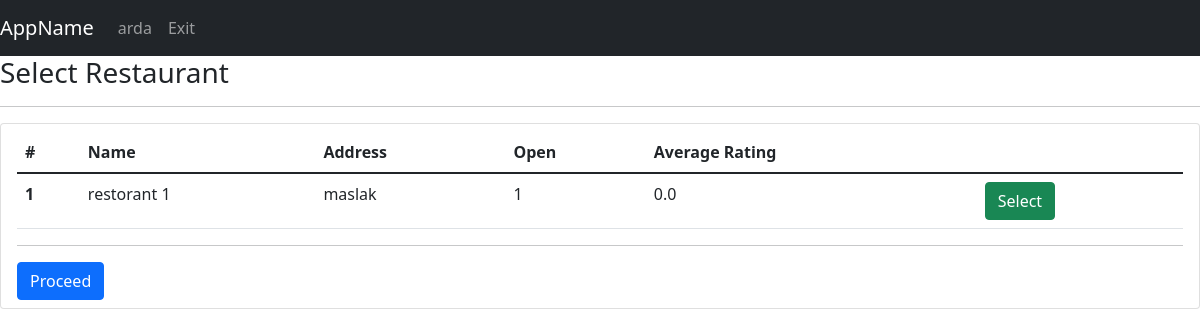
The app's page /selectRestaurant (signed in), older data.
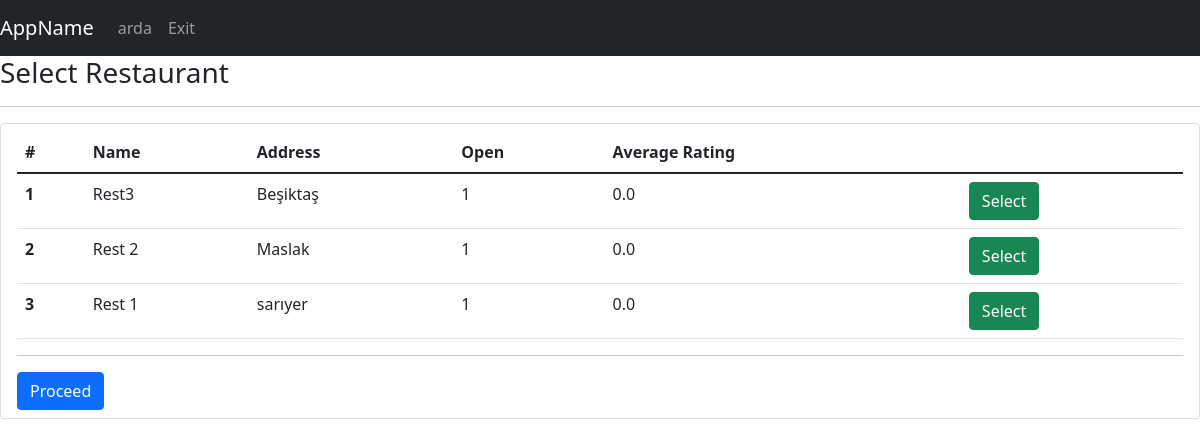
The same page, newer data.
### tables this page shows
CREATE TABLE restaurant(id int PRIMARY KEY,restaurantName varchar(30),address varchar(250),lat Text,lng Text,isOpen binary,averageRating real);

### app.py (the view)
@app.route("/selectRestaurant", methods=["GET", "POST"])
def selectRestaurant():
    data = {}
    query = getAllDbData(toGet=["restaurant"])
    data = query
    return render_template('user/selectRestaurant.html', title='Restaurants', username=session["username"], data=data)

### app.py (called while the page is built)
def getRestaurants(cursor, limit=None):
    cursor.execute("SELECT restaurantName,address,isOpen,averageRating,id FROM restaurant ORDER BY id desc")
    query = cursor.fetchall()
    return query

def getAllDbData(toGet, limit=None):
    with sqlite3.connect(DATABASE) as database:
        cursor = database.cursor()
    data = {}
    for entity in toGet:
        if entity == "couriers":
            data[entity] = getCouriers(cursor, limit)
        if entity == "users":
            data[entity] = getUsers(cursor, limit)
        if entity == "restaurant":
            data[entity] = getRestaurants(cursor, limit)
        else:
            pass
    return data

### templates/user/selectRestaurant.html (shortened to what this page needs)
{% extends 'base.html' %}
{% block navbar %}
<nav class="navbar navbar-expand-lg navbar-dark bg-dark">
    <a class="navbar-brand" href="#">AppName</a>
    <div class="collapse navbar-collapse" id="navbarNav">
        <ul class="navbar-nav">
          <li class="nav-item active"><a class="nav-link" href="/">{{username}}</a></li>
          <li class="nav-item active"><a class="nav-link" href="/exit">Exit</a></li>
        </ul>
    </div>
</nav>
{% endblock %}
{% block body %}
<h3>Select Restaurant</h3>
    <hr>
     <form action="/selectMenu" method="POST">
      <div class="form-group">
        <ul class="list-group">
            <li class="list-group-item">
                <table class="table table-hover">
                    <thead>
                    <tr>
            <th scope="col">#</th>
            <th scope="col">Name</th>
            <th scope="col">Address</th>
            <th scope="col">Open</th>
            <th scope="col">Average Rating</th>
            <th scope="col"></th>
          </tr>
        </thead>
        <tbody>
          {%for i in range(data["restaurant"]|length)%}
          <tr>
            <th scope="row">{{ i+1 }}</th>
            <td>{{ data["restaurant"][i][0] }}</td>
            <td>{{ data["restaurant"][i][1] }}</td>
            <td>{{ data["restaurant"][i][2] }}</td>
            <td>{{ data["restaurant"][i][3] }}</td>
            <td><button type="submit" name="selectedRestaurant" value='{{ data["restaurant"][i][4] }}' class="btn btn-success">Select</button></td>
          </tr>
        {%endfor%}
        </tbody>
      </table>
      <hr>
      <a href="\selectMenu" class="btn btn-primary">Proceed</a>
    </li>
  </ul>
  {% endblock %}

Row changes from the older to the newer data that the page shows:
added restaurant: restaurantName "Rest3", address "Beşiktaş", isOpen "1", averageRating "0.0"
added restaurant: restaurantName "Rest 2", address "Maslak", isOpen "1", averageRating "0.0"
Text that changed along with them:
new list line: "1 Select"
new list line: "2 Select"
new list line: "3 Select"
new list line: "Rest 1 sarıyer 1 0.0"
list line gone: "1 Select"
list line gone: "restorant 1 maslak 1 0.0"
